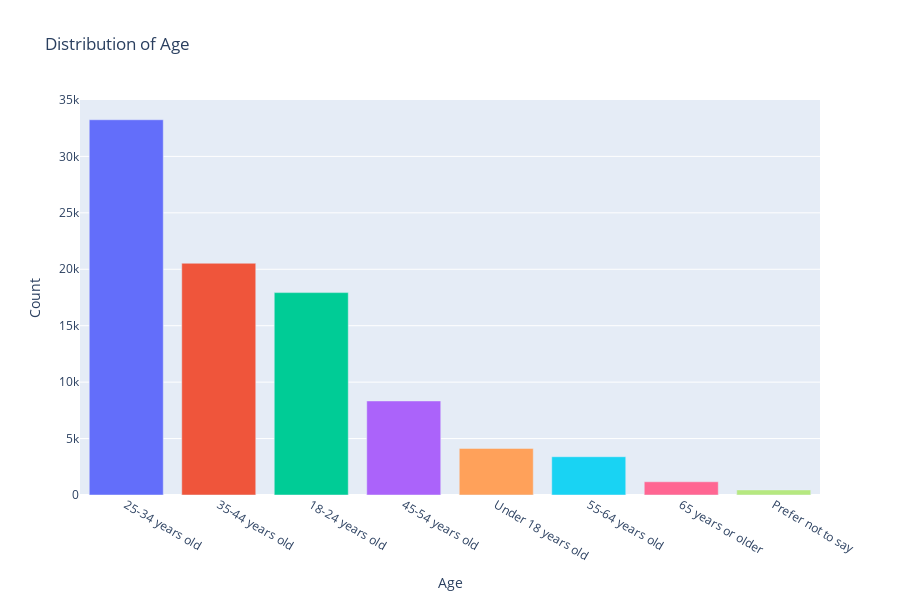

The notebook cell this image was saved under:
### Markdown cell above
#### Age

### Code cell
plot_generic(df, 'Age', 'bar', showlegend=False, max_unique_values=24, width=900, height=600)

### Figure 1 — Plotly figure (JSON) as saved in the notebook; plotly's stock layout.template omitted (floating-point values rounded to 4 significant figures)
{"data": [{"alignmentgroup": "True", "customdata": [[37.28]], "hovertemplate": "<b>%{hovertext}</b><br><br>Age=%{x}<br>Count=%{y}<br>Percentage (%)=%{customdata[0]}<extra></extra>", "hovertext": ["25-34 years old"], "legendgroup": "25-34 years old", "marker": {"color": "#636efa", "pattern": {"shape": ""}}, "name": "25-34 years old", "offsetgroup": "25-34 years old", "orientation": "v", "showlegend": true, "textposition": "auto", "type": "bar", "x": ["25-34 years old"], "xaxis": "x", "y": [33247], "yaxis": "y"}, {"alignmentgroup": "True", "customdata": [[23.02]], "hovertemplate": "<b>%{hovertext}</b><br><br>Age=%{x}<br>Count=%{y}<br>Percentage (%)=%{customdata[0]}<extra></extra>", "hovertext": ["35-44 years old"], "legendgroup": "35-44 years old", "marker": {"color": "#EF553B", "pattern": {"shape": ""}}, "name": "35-44 years old", "offsetgroup": "35-44 years old", "orientation": "v", "showlegend": true, "textposition": "auto", "type": "bar", "x": ["35-44 years old"], "xaxis": "x", "y": [20532], "yaxis": "y"}, {"alignmentgroup": "True", "customdata": [[20.11]], "hovertemplate": "<b>%{hovertext}</b><br><br>Age=%{x}<br>Count=%{y}<br>Percentage (%)=%{customdata[0]}<extra></extra>", "hovertext": ["18-24 years old"], "legendgroup": "18-24 years old", "marker": {"color": "#00cc96", "pattern": {"shape": ""}}, "name": "18-24 years old", "offsetgroup": "18-24 years old", "orientation": "v", "showlegend": true, "textposition": "auto", "type": "bar", "x": ["18-24 years old"], "xaxis": "x", "y": [17931], "yaxis": "y"}, {"alignmentgroup": "True", "customdata": [[9.34]], "hovertemplate": "<b>%{hovertext}</b><br><br>Age=%{x}<br>Count=%{y}<br>Percentage (%)=%{customdata[0]}<extra></extra>", "hovertext": ["45-54 years old"], "legendgroup": "45-54 years old", "marker": {"color": "#ab63fa", "pattern": {"shape": ""}}, "name": "45-54 years old", "offsetgroup": "45-54 years old", "orientation": "v", "showlegend": true, "textposition": "auto", "type": "bar", "x": ["45-54 years old"], "xaxis": "x", "y": [8334], "yaxis": "y"}, {"alignmentgroup": "True", "customdata": [[4.63]], "hovertemplate": "<b>%{hovertext}</b><br><br>Age=%{x}<br>Count=%{y}<br>Percentage (%)=%{customdata[0]}<extra></extra>", "hovertext": ["Under 18 years old"], "legendgroup": "Under 18 years old", "marker": {"color": "#FFA15A", "pattern": {"shape": ""}}, "name": "Under 18 years old", "offsetgroup": "Under 18 years old", "orientation": "v", "showlegend": true, "textposition": "auto", "type": "bar", "x": ["Under 18 years old"], "xaxis": "x", "y": [4128], "yaxis": "y"}, {"alignmentgroup": "True", "customdata": [[3.8]], "hovertemplate": "<b>%{hovertext}</b><br><br>Age=%{x}<br>Count=%{y}<br>Percentage (%)=%{customdata[0]}<extra></extra>", "hovertext": ["55-64 years old"], "legendgroup": "55-64 years old", "marker": {"color": "#19d3f3", "pattern": {"shape": ""}}, "name": "55-64 years old", "offsetgroup": "55-64 years old", "orientation": "v", "showlegend": true, "textposition": "auto", "type": "bar", "x": ["55-64 years old"], "xaxis": "x", "y": [3392], "yaxis": "y"}, {"alignmentgroup": "True", "customdata": [[1.31]], "hovertemplate": "<b>%{hovertext}</b><br><br>Age=%{x}<br>Count=%{y}<br>Percentage (%)=%{customdata[0]}<extra></extra>", "hovertext": ["65 years or older"], "legendgroup": "65 years or older", "marker": {"color": "#FF6692", "pattern": {"shape": ""}}, "name": "65 years or older", "offsetgroup": "65 years or older", "orientation": "v", "showlegend": true, "textposition": "auto", "type": "bar", "x": ["65 years or older"], "xaxis": "x", "y": [1171], "yaxis": "y"}, {"alignmentgroup": "True", "customdata": [[0.5]], "hovertemplate": "<b>%{hovertext}</b><br><br>Age=%{x}<br>Count=%{y}<br>Percentage (%)=%{customdata[0]}<extra></extra>", "hovertext": ["Prefer not to say"], "legendgroup": "Prefer not to say", "marker": {"color": "#B6E880", "pattern": {"shape": ""}}, "name": "Prefer not to say", "offsetgroup": "Prefer not to say", "orientation": "v", "showlegend": true, "textposition": "auto", "type": "bar", "x": ["Prefer not to say"], "xaxis": "x", "y": [449], "yaxis": "y"}], "layout": {"barmode": "relative", "height": 600, "legend": {"title": {"text": "Age"}, "tracegroupgap": 0}, "showlegend": false, "title": {"text": "Distribution of Age"}, "width": 900, "xaxis": {"anchor": "y", "autorange": true, "categoryarray": ["25-34 years old", "35-44 years old", "18-24 years old", "45-54 years old", "Under 18 years old", "55-64 years old", "65 years or older", "Prefer not to say"], "categoryorder": "array", "domain": [0, 1], "range": [-0.5, 7.5], "title": {"text": "Age"}, "type": "category"}, "yaxis": {"anchor": "x", "autorange": true, "domain": [0, 1], "range": [0, 35000.0], "title": {"text": "Count"}, "type": "linear"}}}
